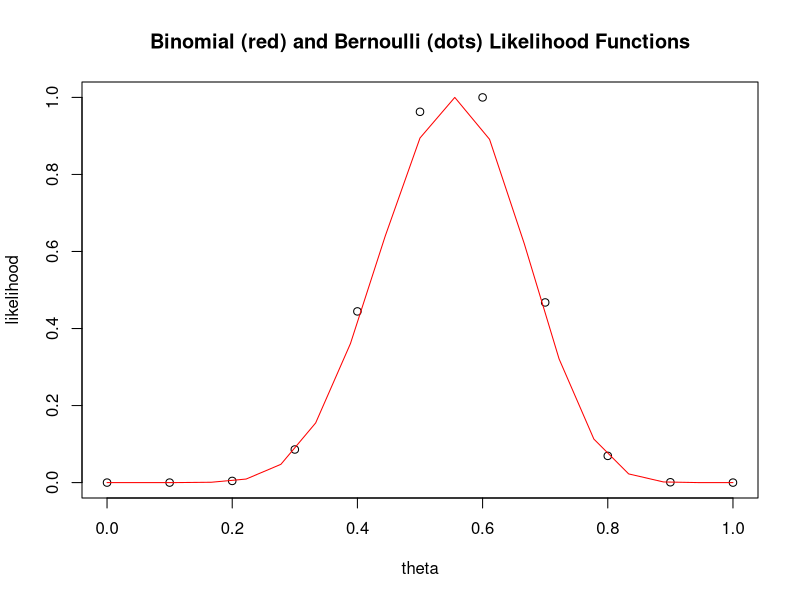

The R source for this figure:
## ---- chunk 1
binomDist <- dbinom(10,18,seq(0,1, length.out = 19)) # length.out tells r the number of trails for p (1-19, or 18 trials)
print(binomDist)
binomDistNormal <- binomDist/max(binomDist) # normalize to 1

# create bernoulli likelihood
# this was my first attempt which is INCORRECT, but never figured out quite why
# this is incorrect because it doesn't produce a vector of products:
prod(dbinom(x=(c(0,1,1,0,0,1,0,1,0,0,1,1,1,1,0,0,1,1)),1, seq(0,1, length.out = 19), log=F))


#this is my second attempt:
#concatenate the results from flips into a variable
bernoulliX <- c(0,1,1,0,0,1,0,1,0,0,1,1,1,1,0,0,1,1) 

# this function is redudant because I couldn't incorporate theta as a sequenced variable, but this works
bernoulliFunc <- function(x) {
  p0 <- prod(dbinom(x,1,0))
  p1 <- prod(dbinom(x,1,0.1))
  p2 <- prod(dbinom(x,1,0.2))
  p3 <- prod(dbinom(x,1,0.3))
  p4 <- prod(dbinom(x,1,0.4))
  p5 <- prod(dbinom(x,1,0.5))
  p6 <- prod(dbinom(x,1,0.6))
  p7 <- prod(dbinom(x,1,0.7))
  p8 <- prod(dbinom(x,1,0.8))
  p9 <- prod(dbinom(x,1,0.9))
  p10 <- prod(dbinom(x,1,1.0))
  return(c(p0,p1,p2,p3,p4,p5,p6,p7,p8,p9,p10))
}

bernoulliDistNormal <- bernoulliFunc(bernoulliX)/max(bernoulliFunc(bernoulliX)) # normalize to 1

# plot both distributions on same figure
plot(seq(0,1, length.out=11), bernoulliDistNormal, main="Binomial (red) and Bernoulli (dots) Likelihood Functions", xlab="theta", ylab="likelihood")
lines(seq(0,1, length.out=19),binomDistNormal, col="red")

